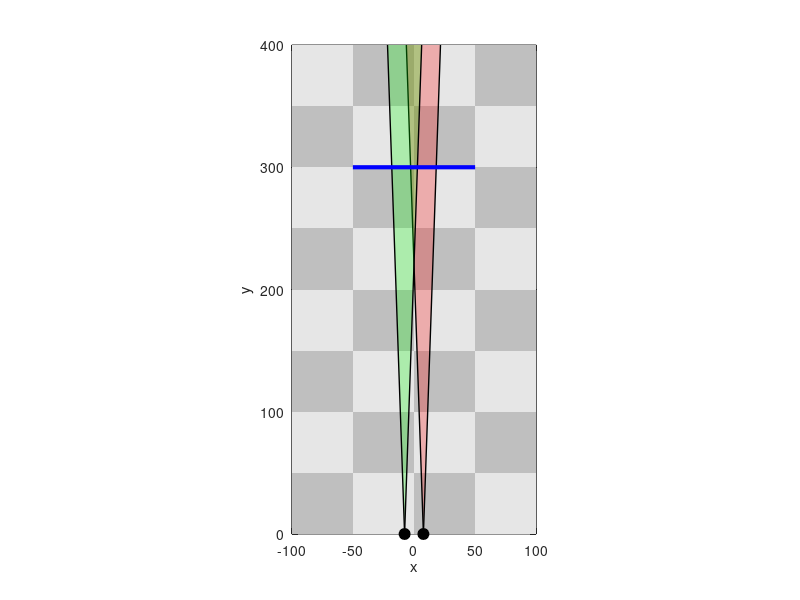

Write MATLAB code to recreate this figure.
clc, clear all
l = 15.4; %cm

objectWidth = 100; %cm
objectCenter = [0, 300];%cm
objectAngle = 0;%rads

sensorEA = pi/90;
sesorDeg = 2;

figure;
hold on;
axis equal;
xlim([-100 100]);
ylim([0 400]);

%Checkerboard
squareSize = 50;
xEdges = -200:squareSize:200;
yEdges = 0:squareSize:400;
for i = 1:length(xEdges)-1
    for j = 1:length(yEdges)-1
        if mod(i+j,2) == 0
            shade = 0.75;
        else
            shade = 0.9;
        end
        rectangle( ...
            'Position', [xEdges(i), yEdges(j), squareSize, squareSize], ...
            'FaceColor', [shade shade shade], ...
            'EdgeColor', 'none');
    end
end

%Sensors
plot(l/2, 0, 'ko', 'MarkerFaceColor', 'k', 'MarkerSize', 8);
plot(-l/2, 0, 'ko', 'MarkerFaceColor', 'k', 'MarkerSize', 8);
xlabel('x');
ylabel('y');
box on;
xSensor = [l/2, -l/2];
ySensor = [0, 0];
for k = 1:length(xSensor)

    % Left and right cone boundary slopes
    dx = 400 * tand(2);

    xLeft  = xSensor(k) - dx;
    xRight = xSensor(k) + dx;

    % Shade sensor field of view
    if k == 1
        coneColor = [1 0 0];   % red
    else
        coneColor = [0 1 0];   % green
    end

    patch( ...
        [xSensor(k), xLeft, xRight], ...
        [0,          400,     400], ...
        coneColor, ...
        'FaceAlpha', 0.25, ...
        'EdgeColor', 'none');

    % Draw cone boundary lines up to y = 4
    plot([xSensor(k), xLeft],  [0, 400], 'k-', 'LineWidth', 1);
    plot([xSensor(k), xRight], [0, 400], 'k-', 'LineWidth', 1);
end

%% 

% Initial object endpoints
xObj = [objectCenter(1) - cos(objectAngle)*objectWidth/2, ...
        objectCenter(1) + cos(objectAngle)*objectWidth/2];

yObj = [objectCenter(2) - sin(objectAngle)*objectWidth/2, ...
        objectCenter(2) + sin(objectAngle)*objectWidth/2];

% Create object once
hObj = plot(xObj, yObj, 'color', 'blue', 'LineWidth', 3);
drawnow

%Remove
arbitraryTraj = [zeros(1, 1000); 3:-3/999:0];

for i = 1:1000
    %replace this
    %objectCenter = arbitraryTraj(:, i);
    %objectAngle = objectAngle + pi/400;

    %Plot object
    xObj = [objectCenter(1) - cos(objectAngle)*objectWidth/2, ...
            objectCenter(1) + cos(objectAngle)*objectWidth/2];
    yObj = [objectCenter(2) - sin(objectAngle)*objectWidth/2, ...
            objectCenter(2) + sin(objectAngle)*objectWidth/2];
    set(hObj, 'XData', xObj, 'YData', yObj);
    drawnow
end
